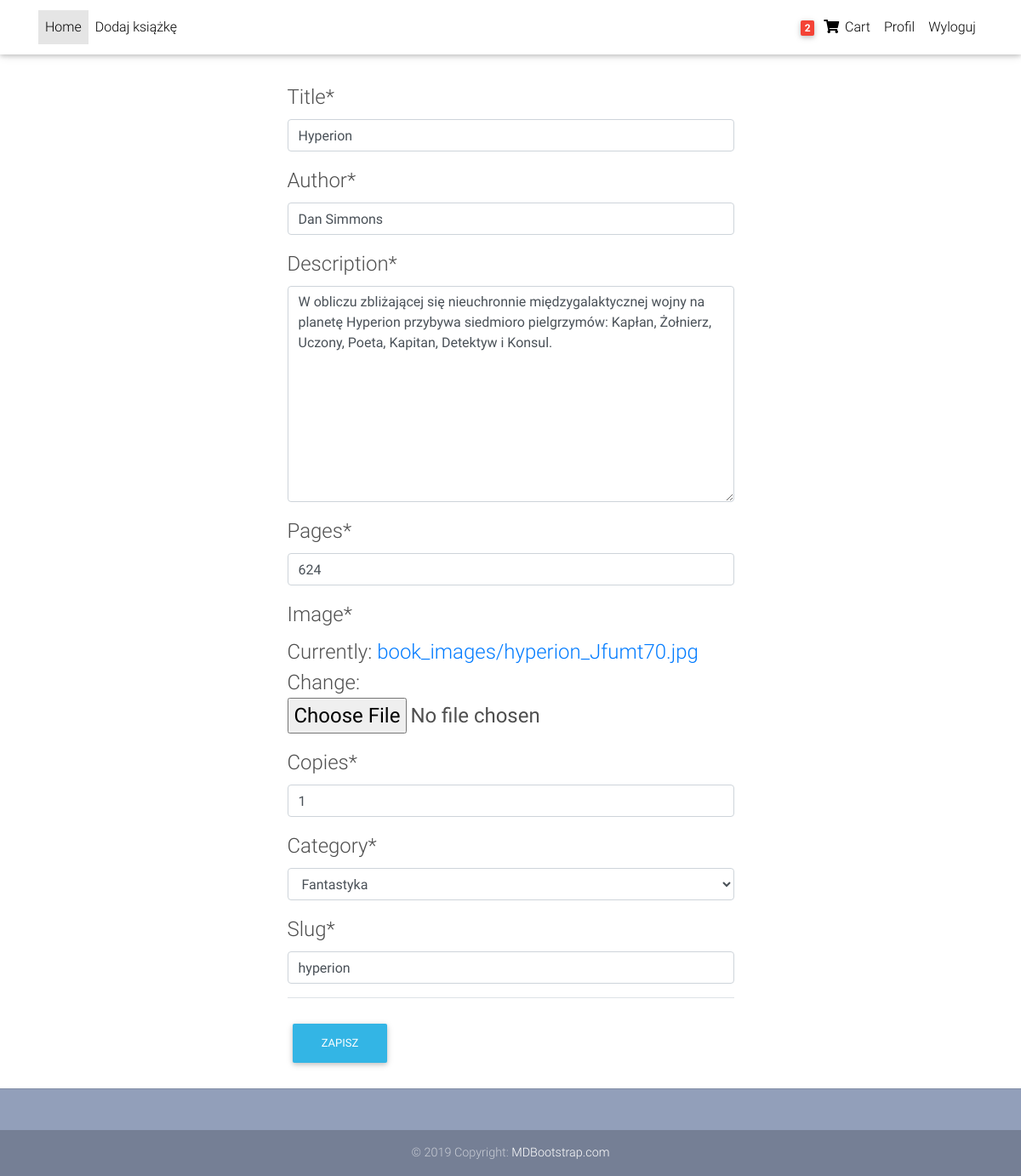
Page /hyperion/edit/ (signed in) on the committed database.
### wypozyczalnia/models.py (models this page shows, shortened)
class Order(models.Model): # to jest lista wszystkich wypozyczeń użytkownika???? Historia wypozyczeń ??
    user = models.ForeignKey(User, on_delete=models.CASCADE)  # nie wiem czy tak jest dobrze? User czy Profile?
    ordered = models.BooleanField(default=False)
    ordered_date = models.DateTimeField()
    items = models.ManyToManyField(OrderItem)

class Book(models.Model):
    title = models.CharField(max_length=200)
    author = models.CharField(max_length=200)
    description = models.TextField()
    pages = models.CharField(max_length=50)
    image = models.ImageField(default='default.jpg', upload_to='book_images')
    copies = models.IntegerField()
    category = models.ForeignKey(Category, on_delete=models.CASCADE)
    slug = models.SlugField(max_length=200, unique=True)

### wypozyczalnia/views.py (the view)
# urls.py: path('<str:slug>/edit/', book_edit, name='book-edit'),
@user_passes_test(lambda u: u.is_superuser)
def book_edit(request, slug):
    book = get_object_or_404(Book, slug=slug)
    categories = Category.objects.all()
    if request.method == "POST":
        form = BookForm(request.POST, request.FILES, instance=book)
        if form.is_valid():
            form.save()
            messages.success(request, f'Zmiany zapisane')
            return redirect('book-detail', slug=book.slug)
    else:
        form = BookForm(instance=book)
    content = {'form': form, 'categories': categories}
    return render(request, 'wypozyczalnia/book_edit.html', content)

### wypozyczalnia/forms.py
class BookForm(forms.ModelForm):
    class Meta:
        model = Book
        Book.slug = Book.title
        fields = ['title', 'author', 'description', 'pages', 'image', 'copies', 'category', 'slug']

### wypozyczalnia/models.py (called while the page is built)
    def __str__(self):
        return self.name

### wypozyczalnia/templatetags/cart_template_tags.py (called while the page is built)
@ register.filter
def cart_count(user):
    if user.is_authenticated:
        order_qs = Order.objects.filter(user=user, ordered=False)
        if order_qs.exists():
            order = order_qs[0]
            return order.items.count()
    return 0

### wypozyczalnia/templates/wypozyczalnia/book_edit.html (shortened to what this page needs)
{% extends 'wypozyczalnia/base.html' %}
{% load crispy_forms_tags %}
{% block content %}
<main class="mt-5">
    <div class="container dark-grey-text">
        <div class="col-6 offset-3">
                <form method="POST" enctype="multipart/form-data">
                    <fieldset class="form-group">
                        <legend class="border-bottom">
                            {{ form|crispy }}
                        </legend>
                    </fieldset>
                    <div class="form-group">
                        <button class="btn btn-info" type="submit">Zapisz</button>
                    </div>
                </form>
        </div>
    </div>
</main>
{% endblock content %}

### wypozyczalnia/templates/wypozyczalnia/base.html (shortened to what this page needs)
{% load static %}
{% load cart_template_tags %}
<!DOCTYPE html>
<html lang="en">
<head>
  <link rel="stylesheet" href="https://use.fontawesome.com/releases/v5.11.2/css/all.css">
  <link href="{% static 'wypozyczalnia/css/bootstrap.min.css' %}" rel="stylesheet">
  <link href="{% static 'wypozyczalnia/css/mdb.min.css' %}" rel="stylesheet">
  <link href="{% static 'wypozyczalnia/css/style.min.css' %}" rel="stylesheet">
</head>
<body>
    <nav class="navbar fixed-top navbar-expand-lg navbar-light white scrolling-navbar">
    <div class="container">
      <div class="collapse navbar-collapse" id="navbarSupportedContent">
        <ul class="navbar-nav mr-auto">
          <li class="nav-item active">
            <a class="nav-link waves-effect" href="{% url 'home' %}">Home
            </a>
            {% if user.is_superuser %}
                <li class="nav-item">
                    <a class="nav-link waves-effect" href="{% url 'book-add' %}">Dodaj książkę</a>
                </li>
            {% endif %}
          </li>
        </ul>
        <ul class="navbar-nav nav-flex-icons">
            {% if user.is_authenticated %}
                <li class="nav-item">
                    <a class="nav-link waves-effect" href="{% url 'cart-view' %}">
                    <span class="badge red z-depth-1 mr-1">
                        {{ request.user|cart_count }}
                    </span>
                    <i class="fas fa-shopping-cart"></i>
                    <span class="clearfix d-none d-sm-inline-block"> Cart </span>
                    </a>
                </li>
                <li class="nav-item">
                    <a class="nav-link waves-effect" href="{% url 'profile-view' %}">Profil</a>
                </li>
                <li class="nav-item">
                    <a class="nav-link waves-effect" href="{% url 'logout' %}">Wyloguj</a>
                </li>
            {% endif %}
        </ul>
      </div>
    </div>
    </nav>
    {% if messages %}
        {% for message in messages %}
        <div class="container pt-5">
            <div class="alert alert-{{ message.tags }} mt-5">
                {{ message }}
            </div>
        </div>
        {% endfor %}
    {% else %}
        <div class="container pt-5">
        </div>
    {% endif %}
    {% block content %}{% endblock %}
  <footer class="page-footer text-center font-small mt-4 wow fadeIn">
    <hr class="my-4">
    <div class="pb-4">
    </div>
    <div class="footer-copyright py-3">
      © 2019 Copyright:
      <a href="https://mdbootstrap.com/education/bootstrap/" target="_blank"> MDBootstrap.com </a>
    </div>
  </footer>
</body>
</html>

### wypozyczalnia/templates/wypozyczalnia/base.html (style rules this page uses)
html, body, header, .carousel { height: 60vh; }

### rows in the picture
Book: title "Hyperion", author "Dan Simmons", description "W obliczu zbliżającej się nieuchronnie międzygalaktycznej wojny na planetę Hyperion przybywa siedmioro pielgrzymów: Kapłan, Żołnierz, Uczony, Poeta, Kapitan, Detektyw i Konsul.", pages "624", copies "1", category "Fantastyka", slug "hyperion"

### other values in the picture
{{ request.user|cart_count }} "2"
